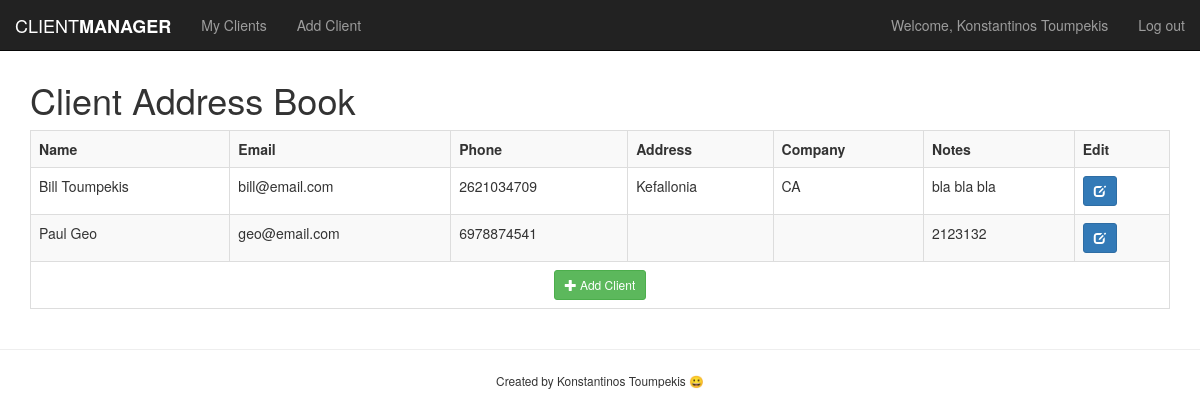
Screenshot of /clients.php (signed in) with the database file from the repository.
### tables this page shows
CREATE TABLE `clients` (
  `id` int(11) UNSIGNED NOT NULL,
  `name` varchar(100) NOT NULL,
  `email` varchar(100) NOT NULL,
  `phone` varchar(40) DEFAULT NULL,
  `address` varchar(255) DEFAULT NULL,
  `company` varchar(100) DEFAULT NULL,
  `notes` text,
  `date_added` timestamp NOT NULL DEFAULT CURRENT_TIMESTAMP
);

### clients.php (the view, shortened to what this page needs)
<?php
include('includes/connection.php');
$query = "SELECT * FROM clients";
$result = mysqli_query($conn, $query);
include('includes/header.php');
?>
<h1>Client Address Book</h1>
<table class="table table-striped table-bordered">
    <tr>
        <th>Name</th>
        <th>Email</th>
        <th>Phone</th>
        <th>Address</th>
        <th>Company</th>
        <th>Notes</th>
        <th>Edit</th>
    </tr>
    <?php
    if(mysqli_num_rows($result)>0){
        while($row = mysqli_fetch_assoc($result)){
            echo "<tr>";
            echo "<td>" . $row['name'] . "</td><td>" . $row['email'] . "</td><td>" . $row['phone'] .
            "</td><td>" . $row['address'] . "</td><td>" . $row['company'] . "</td><td>" .
            $row['notes'] . "</td>";
            echo '<td><a href="edit.php?id='. $row['id'] .'" type="button" class = "btn btn-primary btn-sm">
            <span class="glyphicon glyphicon-edit"></span>
            </a></td>';
            echo "</tr>";
        }
    }else{
        echo "<div class='alert alert-warning'>You have no clients!</div>";
    }
    ?>
    <tr>
        <td colspan="7"><div class="text-center"><a href="add.php" type="button" class="btn btn-sm btn-success"><span class="glyphicon glyphicon-plus"></span> Add Client</a></div></td>
    </tr>
</table>
<?php
include('includes/footer.php');
?>

### includes/header.php (shortened to what this page needs)
<!DOCTYPE html>
<html>
    <head>
        <link rel="stylesheet" href="https://maxcdn.bootstrapcdn.com/bootstrap/3.3.5/css/bootstrap.min.css">
    </head>
    <body style="padding-top: 60px;">
    <nav class="navbar navbar-default navbar-fixed-top navbar-inverse">
        <div class="container-fluid">
            <div class="navbar-header">
                <a class="navbar-brand" href="clients.php">CLIENT<strong>MANAGER</strong></a>
            </div>
            <div class="collapse navbar-collapse" id="navbar-collapse">
               <?php
                    if($_SESSION["loggedInUser"]) {
                ?>
                <ul class="nav navbar-nav">
                    <li><a href="clients.php">My Clients</a></li>
                    <li><a href="add.php">Add Client</a></li>
                </ul>
                <ul class="nav navbar-nav navbar-right">
                    <p class="navbar-text">Welcome, <?php echo $_SESSION["loggedInUser"] ?></p>
                    <li><a href="logout.php">Log out</a></li>
                </ul>
                <?php
                }else{
                ?>
                    <ul class="nav navbar-nav navbar-right">
                        <li><a href="index.php">Log in</a></li>
                    </ul>
                <?php
                }
                ?>
            </div>
        </div>
    </nav>
    <div class="container">

### includes/footer.php (shortened to what this page needs)
        </div>
        <footer class="text-center">
            <hr>
            <small>Created by Konstantinos Toumpekis &#128512; </small>
        </footer>
    </body>
</html>

### rows the page displays
clients: name "Bill Toumpekis", email "bill@email.com", phone "2621034709", address "Kefallonia", company "CA", notes "bla bla bla"
clients: name "Paul Geo", email "geo@email.com", phone "6978874541", notes "2123132"

### other values shown
$_SESSION["loggedInUser"] "Konstantinos Toumpekis"
